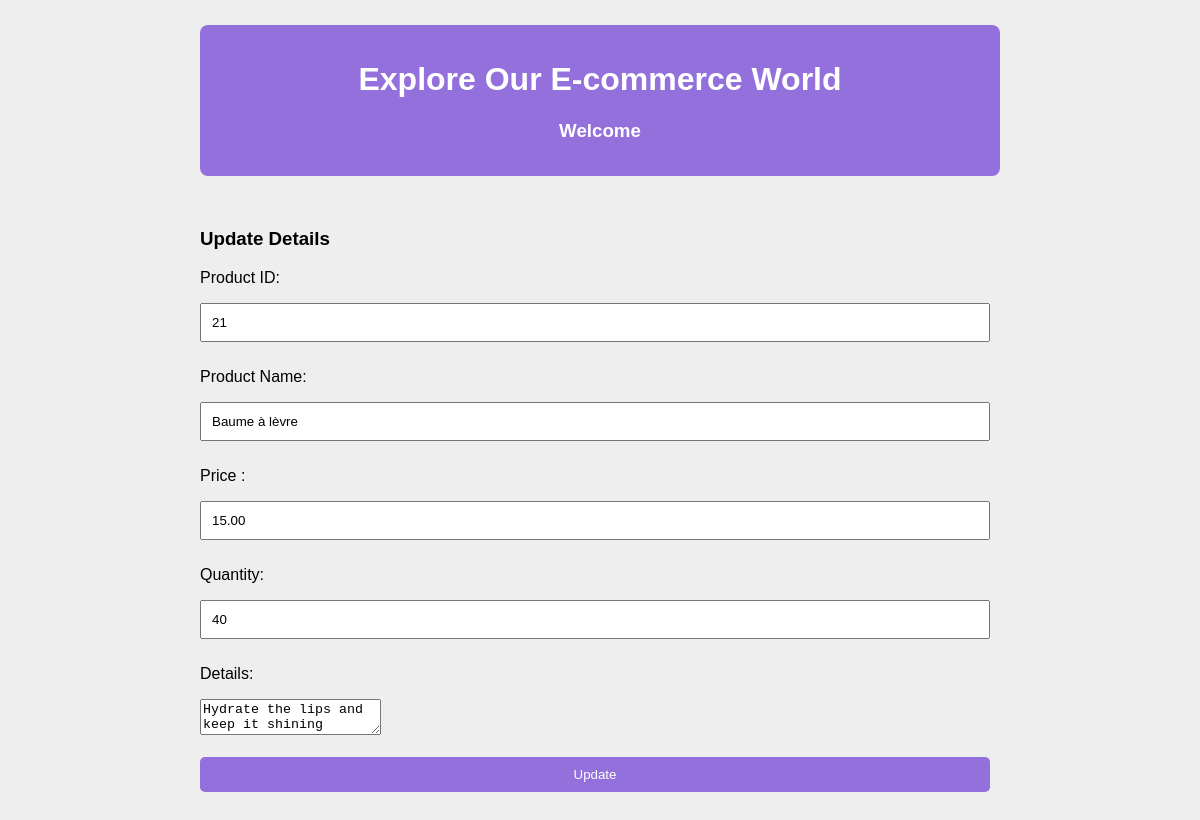
The app's page /edit/21 with its own data.
### product/models.py (models this page shows, shortened)
class Product(models.Model):
    pname = models.CharField(max_length=20)
    price = models.DecimalField(max_digits=10, decimal_places=2)
    quantity = models.IntegerField()
    details = models.TextField()
    class Meta:
        db_table = "product"

### product/views.py (the view)
# urls.py: path('edit/<int:id>',views.edit),
def edit(request, id):
    product = Product.objects.get(id=id)
    return render(request, 'edit.html', {'product': product})

### product/templates/edit.html (shortened to what this page needs)
<!DOCTYPE html>
<html lang="en">
<head>
    {% load static %}
    <link rel="stylesheet" href="{% static 'css/style.css' %}">
</head>
<body>
    <div class="container">
        <div class="header">
            <h1>Explore Our E-commerce World</h1>
            <h3>Welcome</h3>
        </div>
        <form method="POST" action="/update/{{product.id}}">
            <div>
                <br>
                <p>
                    <h3>Update Details</h3>
                </p>
            </div>
            <div>
                <p>Product ID:</p>
                <div>
                    <input type="text" name="pid" value="{{product.pk}}" readonly />
                </div>
            </div>
            <div>
                <p>Product Name:</p>
                <div>
                    <input type="text" name="pname" value="{{product.pname}}" />
                </div>
            </div>
            <div>
                <p>Price :</p>
                <div>
                    <input type="text" name="price" value="{{product.price}}" />
                </div>
            </div>
            <div>
                <p>Quantity:</p>
                <div>
                    <input type="text" name="quantity" value="{{product.quantity}}" />
                </div>
            </div>
            <div>
                <p>Details:</p>
                <div>
                    <textarea name="details">{{product.details}}</textarea>
                </div>
            </div>
            <div>
                <br>
                <button type="submit">Update</button>
            </div>
        </form>
    </div>
</body>
</html>

### product/static/css/style.css (style rules this page uses)
body { background: #eee; margin: 25px; font-family: 'Arial', sans-serif; }
.container { max-width: 800px; margin: 0 auto; }
.header { background-color: #9370DB; color: white; padding: 15px; border-radius: 8px; text-align: center; }
form { margin-bottom: 20px; }
form input, form button { width: calc(100% - 10px); margin-bottom: 10px; padding: 10px; box-sizing: border-box; }
button { border: none; border-radius: 5px; padding: 10px; color: white; background-color: #9370DB; cursor: pointer; text-decoration: none; }

### records on screen
Product: pid "21", pname "Baume à lèvre", price "15.00", quantity "40", details "Hydrate the lips and keep it shining"
